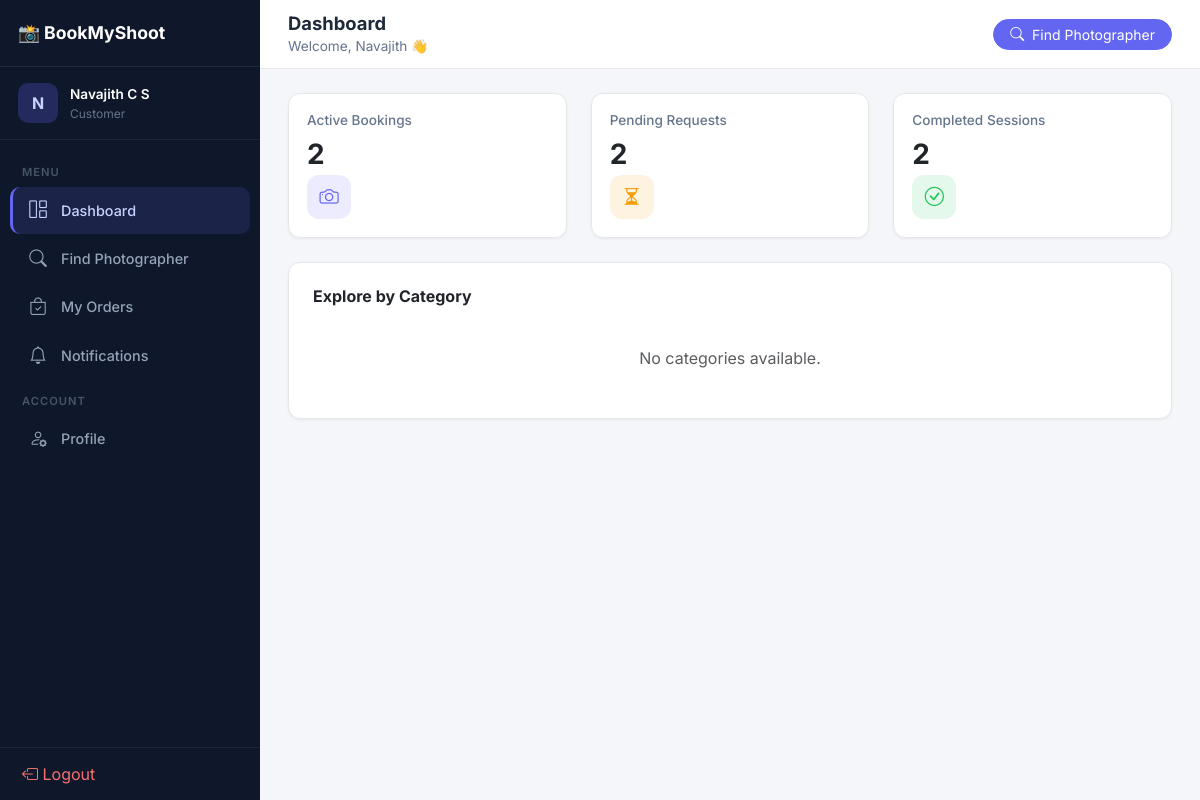
Page /customer/dashboard (signed in) on the committed database.
### backend/models.py (models this page shows, shortened)
class User(db.Model, UserMixin):
    __tablename__ = 'users'
    id = db.Column(db.Integer, primary_key=True)
    first_name = db.Column(db.String(100), nullable=False)
    last_name = db.Column(db.String(100), nullable=False)
    email = db.Column(db.String(120), unique=True, nullable=False, index=True)
    phone = db.Column(db.String(20), nullable=True)
    user_type = db.Column(db.String(20), nullable=False, default='customer')
    password_hash = db.Column(db.String(255), nullable=False)
    profile_image = db.Column(db.String(255), nullable=True)
    is_active = db.Column(db.Boolean, default=True)
    created_at = db.Column(db.DateTime, default=datetime.utcnow)
    updated_at = db.Column(db.DateTime, default=datetime.utcnow, onupdate=datetime.utcnow)
    bookings = db.relationship('Booking', backref='customer', lazy=True, foreign_keys='Booking.customer_id',
                               cascade='all, delete-orphan')
    notifications = db.relationship('Notification', backref='user', lazy=True, cascade='all, delete-orphan')
    activities = db.relationship('ActivityLog', backref='user', lazy=True, cascade='all, delete-orphan')

### backend/customer/routes.py (the view)
@customer_bp.route('/dashboard')
@customer_required
def dashboard():
    active_bookings = Booking.query.filter_by(customer_id=current_user.id).filter(Booking.status.in_(['accepted', 'token_paid'])).count()
    pending_requests = Booking.query.filter_by(customer_id=current_user.id, status='pending').count()
    completed_sessions = Booking.query.filter_by(customer_id=current_user.id, status='completed').count()
    categories = EventCategory.query.all()
    return render_template('customer/dashboard.html',
                           active_count=active_bookings,
                           pending_count=pending_requests,
                           completed_count=completed_sessions,
                           categories=categories)

### backend/app.py (called while the page is built)
@app.before_request
def enforce_csrf_for_non_api_routes():
    if request.path.startswith('/api/'):
        return
    if request.method in ('POST', 'PUT', 'PATCH', 'DELETE'):
        csrf.protect()

@login_manager.user_loader
def load_user(user_id):
    return User.query.get(int(user_id))

### backend/customer/routes.py (called while the page is built)
def customer_required(f):
    @wraps(f)
    def decorated_function(*args, **kwargs):
        if not current_user.is_authenticated or current_user.user_type != 'customer':
            flash('Customer access required.', 'error')
            return redirect(url_for('login'))
        return f(*args, **kwargs)
    return decorated_function

### backend/customer/templates/customer/dashboard.html (shortened to what this page needs)
{% extends "base.html" %}
{% block content %}
<div class="topbar">
    <div>
        <h1>Dashboard</h1>
        <div class="breadcrumb">Welcome, {{ current_user.first_name }} 👋</div>
    </div>
    <div class="topbar-actions">
        <a href="{{ url_for('customer.search') }}" class="btn btn-primary btn-sm rounded-pill px-3"><i class="bi bi-search me-1"></i> Find Photographer</a>
    </div>
</div>
<div class="page-content fade-in">
    <div class="row g-4 mb-4">
        <div class="col-md-4">
            <div class="card stat-card">
                <div class="stat-info">
                    <h3>Active Bookings</h3>
                    <div class="value">{{ active_count }}</div>
                </div>
                <div class="stat-icon purple"><i class="bi bi-camera"></i></div>
            </div>
        </div>
        <div class="col-md-4">
            <div class="card stat-card">
                <div class="stat-info">
                    <h3>Pending Requests</h3>
                    <div class="value">{{ pending_count }}</div>
                </div>
                <div class="stat-icon orange"><i class="bi bi-hourglass-split"></i></div>
            </div>
        </div>
        <div class="col-md-4">
            <div class="card stat-card">
                <div class="stat-info">
                    <h3>Completed Sessions</h3>
                    <div class="value">{{ completed_count }}</div>
                </div>
                <div class="stat-icon green"><i class="bi bi-check-circle"></i></div>
            </div>
        </div>
    </div>
    <div class="card p-4">
        <h3 class="h6 fw-bold mb-3">Explore by Category</h3>
        <div class="row g-3">
            {% if categories %}
            {% for cat in categories %}
            <div class="col-md-6 col-lg-3">
                <a href="{{ url_for('customer.search', category=cat.name) }}" class="d-block p-3 rounded-3 text-center" style="background:#f8fafc;border:1px solid var(--card-border);transition:all .2s;" onmouseover="this.style.transform='translateY(-4px)';this.style.boxShadow='0 8px 20px rgba(0,0,0,.06)'" onmouseout="this.style.transform='none';this.style.boxShadow='none'">
                    <div class="stat-icon purple mx-auto mb-2" style="width:40px;height:40px;font-size:1rem;"><i class="bi bi-camera-reels"></i></div>
                    <div class="fw-600 small">{{ cat.name }}</div>
                    <div class="text-muted" style="font-size:.75rem;">{{ cat.description[:40] + '...' if cat.description and cat.description|length > 40 else cat.description or 'Browse photographers' }}</div>
                </a>
            </div>
            {% endfor %}
            {% else %}
            <div class="col-12 text-center text-muted py-4">No categories available.</div>
            {% endif %}
        </div>
    </div>
</div>
{% endblock %}

### backend/templates/base.html (shortened to what this page needs)
<!DOCTYPE html>
<html lang="en">
<head>
    <link href="https://cdn.jsdelivr.net/npm/bootstrap@5.3.0/dist/css/bootstrap.min.css" rel="stylesheet">
    <link rel="stylesheet" href="https://cdn.jsdelivr.net/npm/bootstrap-icons@1.11.0/font/bootstrap-icons.css">
    <link rel="stylesheet" href="https://cdnjs.cloudflare.com/ajax/libs/animate.css/4.1.1/animate.min.css" />
</head>
<body>
    {% if not hide_sidebar and current_user.is_authenticated %}
    <aside class="sidebar" id="sidebar">
        <div class="sidebar-brand">📸 BookMyShoot</div>
        <div class="sidebar-user">
            <div class="avatar">{{ current_user.first_name[0]|upper }}</div>
            <div class="info">
                <div class="name">{{ current_user.first_name }} {{ current_user.last_name }}</div>
                <div class="role">{{ current_user.user_type }}</div>
            </div>
        </div>
        <nav class="sidebar-nav">
            <div class="nav-section">Menu</div>
            {% if current_user.user_type == 'admin' %}
            <a href="{{ url_for('admin.dashboard') }}" class="{{ 'active' if request.endpoint == 'admin.dashboard' }}"><i class="bi bi-grid-1x2"></i> Dashboard</a>
            <a href="{{ url_for('admin.users') }}" class="{{ 'active' if request.endpoint == 'admin.users' }}"><i class="bi bi-people"></i> Users</a>
            <a href="{{ url_for('admin.bookings') }}" class="{{ 'active' if request.endpoint == 'admin.bookings' }}"><i class="bi bi-calendar-check"></i> Bookings</a>
            <a href="{{ url_for('admin.categories') }}" class="{{ 'active' if request.endpoint == 'admin.categories' }}"><i class="bi bi-tags"></i> Categories</a>
            <a href="{{ url_for('admin.packages') }}" class="{{ 'active' if request.endpoint == 'admin.packages' }}"><i class="bi bi-box-seam"></i> Packages</a>
            <div class="nav-section">Account</div>
            <a href="{{ url_for('admin.profile') }}" class="{{ 'active' if request.endpoint == 'admin.profile' }}"><i class="bi bi-person-gear"></i> Profile</a>
            {% elif current_user.user_type == 'customer' %}
            <a href="{{ url_for('customer.dashboard') }}" class="{{ 'active' if request.endpoint == 'customer.dashboard' }}"><i class="bi bi-grid-1x2"></i> Dashboard</a>
            <a href="{{ url_for('customer.search') }}" class="{{ 'active' if request.endpoint == 'customer.search' }}"><i class="bi bi-search"></i> Find Photographer</a>
            <a href="{{ url_for('customer.my_orders') }}" class="{{ 'active' if request.endpoint == 'customer.my_orders' }}"><i class="bi bi-bag-check"></i> My Orders</a>
            <a href="{{ url_for('customer.notifications') }}" class="{{ 'active' if request.endpoint == 'customer.notifications' }}"><i class="bi bi-bell"></i> Notifications</a>
            <div class="nav-section">Account</div>
            <a href="{{ url_for('customer.profile') }}" class="{{ 'active' if request.endpoint == 'customer.profile' }}"><i class="bi bi-person-gear"></i> Profile</a>
            {% endif %}
        </nav>
        <div class="sidebar-footer">
            <a href="{{ url_for('logout') }}" class="sidebar-nav a"><i class="bi bi-box-arrow-left"></i> Logout</a>
        </div>
    </aside>
    {% endif %}
    <main class="{% if not hide_sidebar and current_user.is_authenticated %}main-content{% else %}{% block main_class %}container py-5{% endblock %}{% endif %}">
        {% block content %}{% endblock %}
    </main>
</body>
</html>

### backend/templates/base.html (style rules this page uses)
:root { --bg: #f4f6f9; --sidebar-bg: #0f172a; --sidebar-active: rgba(99, 102, 241, 0.15); --sidebar-active-border: #6366f1; --card-bg: #ffffff; --card-border: #e5e7eb; --card-shadow: 0 1px 3px rgba(0,0,0,0.06); --text: #1e293b; --muted: #64748b; --primary: #6366f1; --primary-hover: #4f46e5; --success: #22c55e; --danger: #ef4444; --warning: #f59e0b; --info: #3b82f6; --sidebar-width: 260px; --radius: 12px; }
* { box-sizing: border-box; }
body { font-family: 'Inter', sans-serif; background: var(--bg); color: var(--text); margin: 0; min-height: 100vh; }
a { color: inherit; text-decoration: none; }
.sidebar { width: var(--sidebar-width); background: var(--sidebar-bg); color: #cbd5e1; position: fixed; top: 0; left: 0; bottom: 0; z-index: 1000; display: flex; flex-direction: column; transition: transform .3s ease; overflow-y: auto; }
.sidebar-brand { padding: 20px 18px; border-bottom: 1px solid rgba(255,255,255,0.08); font-weight: 700; font-size: 1.1rem; color: #fff; display: flex; align-items: center; gap: 10px; }
.sidebar-user { padding: 16px 18px; display: flex; align-items: center; gap: 12px; border-bottom: 1px solid rgba(255,255,255,0.06); }
.sidebar-user .avatar { width: 40px; height: 40px; border-radius: 10px; background: rgba(99,102,241,0.25); color: #c7d2fe; display: grid; place-items: center; font-weight: 700; font-size: 1rem; }
.sidebar-user .info { font-size: 0.85rem; }
.sidebar-user .info .name { color: #fff; font-weight: 600; }
.sidebar-user .info .role { color: var(--muted); text-transform: capitalize; font-size: 0.75rem; }
.sidebar-nav { padding: 12px 10px; flex: 1; }
.sidebar-nav .nav-section { font-size: 0.7rem; text-transform: uppercase; letter-spacing: 1px; color: #475569; padding: 12px 12px 6px; font-weight: 600; }
.sidebar-nav a { display: flex; align-items: center; gap: 12px; padding: 10px 14px; border-radius: 10px; color: #94a3b8; font-weight: 500; font-size: 0.9rem; margin-bottom: 2px; transition: all .2s ease; border-left: 3px solid transparent; }
.sidebar-nav a.active { color: #c7d2fe; background: var(--sidebar-active); border-left-color: var(--sidebar-active-border); }
.sidebar-nav a i { font-size: 1.1rem; width: 22px; text-align: center; }
.sidebar-footer { padding: 14px 12px; border-top: 1px solid rgba(255,255,255,0.06); }
.sidebar-footer a { color: #f87171; }
.main-content { margin-left: var(--sidebar-width); min-height: 100vh; transition: margin-left .3s ease; }
.topbar { background: var(--card-bg); border-bottom: 1px solid var(--card-border); padding: 12px 28px; display: flex; justify-content: space-between; align-items: center; position: sticky; top: 0; z-index: 30; }
.topbar h1 { margin: 0; font-size: 1.15rem; font-weight: 700; }
.topbar .breadcrumb { font-size: 0.85rem; color: var(--muted); margin: 2px 0 0; }
.topbar-actions { display: flex; align-items: center; gap: 12px; }
.card { background: var(--card-bg); border: 1px solid var(--card-border); border-radius: var(--radius); box-shadow: var(--card-shadow); }
.stat-card { padding: 18px; display: flex; justify-content: space-between; align-items: flex-start; }
.stat-card .stat-info h3 { font-size: 0.85rem; color: var(--muted); font-weight: 500; margin: 0; }
.stat-card .stat-info .value { font-size: 1.75rem; font-weight: 700; margin-top: 4px; }
.stat-card .stat-icon { width: 44px; height: 44px; border-radius: 12px; display: grid; place-items: center; font-size: 1.2rem; }
.stat-icon.purple { background: rgba(99,102,241,0.12); color: var(--primary); }
.stat-icon.green { background: rgba(34,197,94,0.12); color: var(--success); }
.stat-icon.orange { background: rgba(245,158,11,0.12); color: var(--warning); }
.btn-primary { background: var(--primary); border-color: var(--primary); }
.page-content { padding: 24px 28px; }
.fade-in { animation: fadeIn .4s ease forwards; }

### rows in the picture
User: first_name "N", first_name "Navajith", last_name "C S", user_type "Customer"

### other values in the picture
{{ active_count }} "2"
{{ pending_count }} "2"
{{ completed_count }} "2"
